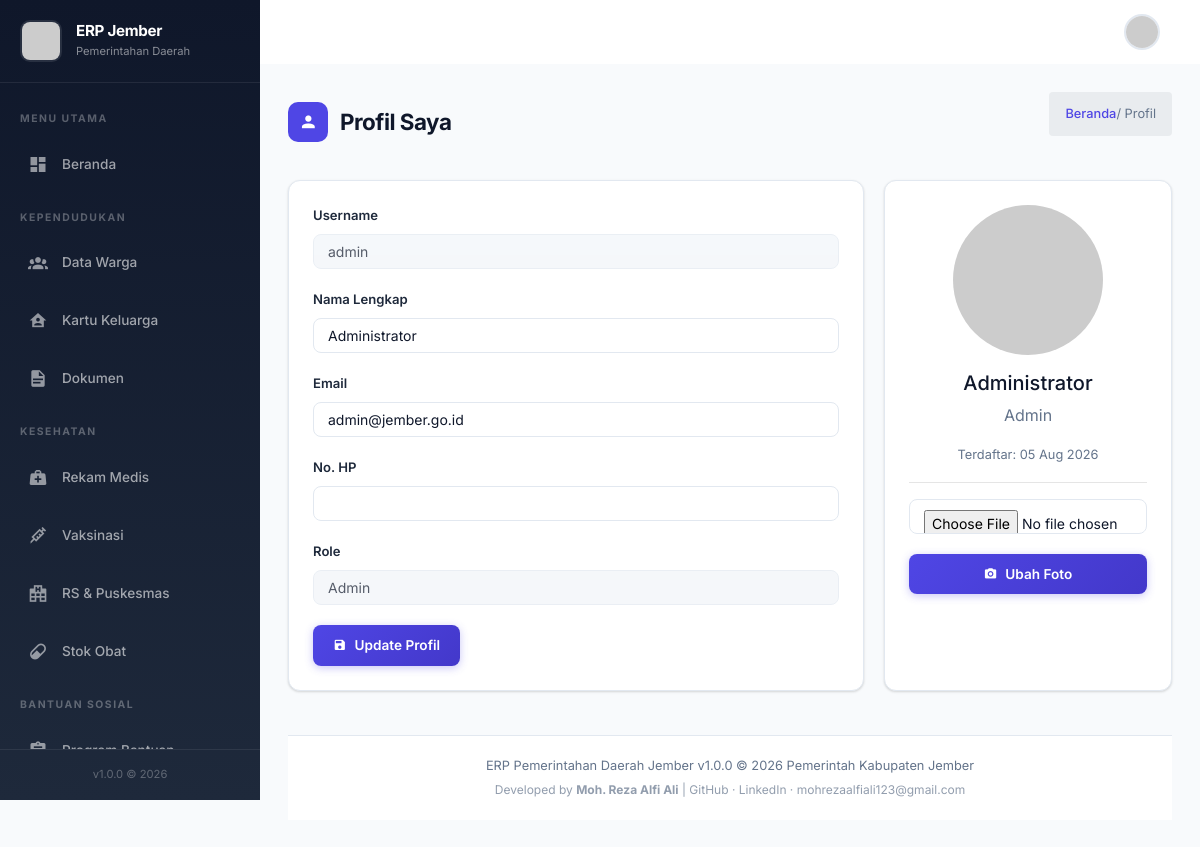
/modul/admin/profile.php (signed in), run on the app's committed database.
### tables this page shows
CREATE TABLE `tbl_users` (
  `id` int(11) NOT NULL,
  `username` varchar(50) NOT NULL,
  `password_hash` varchar(255) NOT NULL,
  `nama_lengkap` varchar(100) NOT NULL,
  `email` varchar(100) DEFAULT NULL,
  `no_hp` varchar(20) DEFAULT NULL,
  `role_id` int(11) DEFAULT 3,
  `foto` varchar(255) DEFAULT 'default.jpg',
  `status` tinyint(4) DEFAULT 1,
  `last_login` datetime DEFAULT NULL,
  `created_at` timestamp NOT NULL DEFAULT current_timestamp(),
  `updated_at` timestamp NOT NULL DEFAULT current_timestamp() ON UPDATE current_timestamp()
);

CREATE TABLE `tbl_roles` (
  `id` int(11) NOT NULL,
  `nama_role` varchar(50) NOT NULL,
  `deskripsi` text DEFAULT NULL,
  `level_akses` int(11) DEFAULT 3,
  `created_at` timestamp NOT NULL DEFAULT current_timestamp()
);

### includes/functions.php (called while the page is built, shortened)
<?php
function sanitize($data) {
    return htmlspecialchars(trim($data), ENT_QUOTES, 'UTF-8');
}
function formatDate($date, $format = 'd-m-Y') {
    return date($format, strtotime($date));
}
function getCurrentUser($dbh) {
    $stmt = $dbh->prepare("SELECT u.*, r.nama_role, r.level_akses FROM tbl_users u JOIN tbl_roles r ON u.role_id = r.id WHERE u.id = :id");
    $stmt->execute([':id' => $_SESSION['user_id']]);
    return $stmt->fetch();
}

### modul/admin/profile.php (the view, shortened to what this page needs)
<?php
require_once '../../includes/auth.php';
?>
<!DOCTYPE html>
<html lang="id">
<?php include '../../includes/head.php'; ?>
<body>
    <?php include '../../includes/header.php'; ?>
    <?php include '../../includes/sidebar.php'; ?>
    <div class="app-main">
        <div class="page-header">
            <h3>
                <span class="icon bg-primary"><i class="mdi mdi-account"></i></span>
                Profil Saya
            </h3>
            <div class="breadcrumb"><a href="../dashboard/index.php">Beranda</a> / Profil</div>
        </div>
        <div style="display:grid; grid-template-columns: 2fr 1fr; gap:20px;">
            <div class="card">
                <div class="card-body">
                    <form method="post">
                        <div class="form-group"><label>Username</label><input type="text" class="form-control" value="<?= sanitize($currentUser->username) ?>" readonly></div>
                        <div class="form-group"><label>Nama Lengkap</label><input type="text" class="form-control" name="nama_lengkap" value="<?= sanitize($currentUser->nama_lengkap) ?>" required></div>
                        <div class="form-group"><label>Email</label><input type="email" class="form-control" name="email" value="<?= sanitize($currentUser->email ?? '') ?>"></div>
                        <div class="form-group"><label>No. HP</label><input type="text" class="form-control" name="no_hp" value="<?= sanitize($currentUser->no_hp ?? '') ?>"></div>
                        <div class="form-group"><label>Role</label><input type="text" class="form-control" value="<?= sanitize($currentUser->nama_role) ?>" readonly></div>
                        <button type="submit" name="submit_profile" class="btn btn-primary"><i class="mdi mdi-content-save"></i> Update Profil</button>
                    </form>
                </div>
            </div>
            <div class="card">
                <div class="card-body text-center">
                    <img src="../../uploads/foto_profil/<?= $currentUser->foto ?>" class="rounded-circle mb-3" width="150" height="150" alt="Foto Profil" style="object-fit:cover;" onerror="this.src='https://ui-avatars.com/api/?name=<?= urlencode($currentUser->nama_lengkap) ?>&background=4f46e5&color=fff&size=150'">
                    <h5><?= sanitize($currentUser->nama_lengkap) ?></h5>
                    <p class="text-muted"><?= sanitize($currentUser->nama_role) ?></p>
                    <p class="small text-muted">Terdaftar: <?= formatDate($currentUser->created_at, 'd M Y') ?></p>
                    <hr>
                    <form method="post" enctype="multipart/form-data">
                        <div class="form-group">
                            <input type="file" class="form-control" name="foto" accept="image/*" required id="inputFoto">
                        </div>
                        <button type="submit" name="submit_foto" class="btn btn-primary btn-block"><i class="mdi mdi-camera"></i> Ubah Foto</button>
                    </form>
                </div>
            </div>
        </div>
        <?php include '../../includes/footer.php'; ?>
    </div>
</body>
</html>

### assets/css/style.css (style rules this page uses)
:root { --primary: #4f46e5; --primary-dark: #4338ca; --primary-light: #818cf8; --primary-50: rgba(79,70,229,0.05); --primary-100: rgba(79,70,229,0.1); --success: #10b981; --success-dark: #059669; --warning: #f59e0b; --warning-dark: #d97706; --danger: #ef4444; --danger-dark: #dc2626; --info: #3b82f6; --info-dark: #2563eb; --dark: #0f172a; --dark-secondary: #1e293b; --gray: #64748b; --gray-light: #94a3b8; --gray-100: #f1f5f9; --gray-200: #e2e8f0; --light: #f8fafc; --white: #ffffff; --sidebar-width: 260px; --sidebar-collapsed: 70px; --header-height: 64px; --shadow-xs: 0 1px 2px rgba(0,0,0,0.05); --shadow: 0 1px 3px rgba(0,0,0,0.1), 0 1px 2px rgba(0,0,0,0.06); --shadow-md: 0 4px 6px -1px rgba(0,0,0,0.1), 0 2px 4px -1px rgba(0,0,0,0.06); --shadow-lg: 0 10px 15px -3px rgba(0,0,0,0.1), 0 4px 6px -2px rgba(0,0,0,0.05); --shadow-xl: 0 20px 25px -5px rgba(0,0,0,0.1), 0 10px 10px -5px rgba(0,0,0,0.04); --radius: 8px; --radius-md: 10px; --radius-lg: 12px; --radius-xl: 16px; --transition: all 0.2s cubic-bezier(0.4, 0, 0.2, 1); --transition-slow: all 0.3s cubic-bezier(0.4, 0, 0.2, 1); }
*, *::before, *::after { box-sizing: border-box; margin: 0; padding: 0; }
html { scroll-behavior: smooth; }
body { font-family: 'Inter', 'Segoe UI', system-ui, -apple-system, sans-serif; background: var(--light); color: var(--dark); line-height: 1.6; overflow-x: hidden; -webkit-font-smoothing: antialiased; -moz-osx-font-smoothing: grayscale; }
a { color: var(--primary); text-decoration: none; transition: var(--transition); }
img { max-width: 100%; height: auto; }
.app-main { margin-left: var(--sidebar-width); margin-top: var(--header-height); min-height: calc(100vh - var(--header-height)); padding: 28px; transition: var(--transition-slow); animation: fadeIn 0.3s ease-out; }
.page-header { margin-bottom: 28px; display: flex; align-items: center; justify-content: space-between; flex-wrap: wrap; gap: 12px; }
.page-header h3 { font-size: 1.4rem; font-weight: 700; margin: 0; display: flex; align-items: center; gap: 12px; letter-spacing: -0.5px; }
.page-header h3 .icon { width: 40px; height: 40px; border-radius: var(--radius-md); display: inline-flex; align-items: center; justify-content: center; color: var(--white); font-size: 1.2rem; flex-shrink: 0; }
.page-header .breadcrumb { font-size: 0.8rem; color: var(--gray); }
.page-header .breadcrumb a { color: var(--primary); font-weight: 500; }
.card { background: var(--white); border-radius: var(--radius-lg); box-shadow: var(--shadow); border: 1px solid var(--gray-200); margin-bottom: 24px; overflow: hidden; transition: var(--transition); }
.card-body { padding: 24px; }
.form-control { border: 1.5px solid var(--gray-200); border-radius: var(--radius); padding: 10px 14px; font-size: 0.875rem; transition: var(--transition); background: var(--white); color: var(--dark); width: 100%; }
.form-control::placeholder { color: var(--gray-light); }
.form-control:disabled, .form-control[readonly] { background: var(--gray-100); opacity: 0.7; }
.form-group { margin-bottom: 20px; }
.form-group label { font-weight: 600; font-size: 0.82rem; margin-bottom: 8px; color: var(--dark-secondary); display: block; }
.btn { display: inline-flex; align-items: center; justify-content: center; gap: 8px; padding: 10px 20px; border-radius: var(--radius); font-size: 0.85rem; font-weight: 600; border: none; cursor: pointer; transition: var(--transition); text-decoration: none; white-space: nowrap; position: relative; overflow: hidden; }
.btn-primary { background: linear-gradient(135deg, var(--primary) 0%, var(--primary-dark) 100%); color: var(--white); box-shadow: 0 2px 8px rgba(79,70,229,0.3); }
.btn-block { width: 100%; }
.text-muted { color: var(--gray) !important; }
.bg-primary { background: var(--primary) !important; }
.mb-3 { margin-bottom: 16px !important; }
.text-center { text-align: center !important; }
.rounded-circle { border-radius: 50% !important; }

### data on the page
tbl_users: username "admin", nama_lengkap "Administrator", email "admin@jember.go.id", role.nama_role "Admin", created_at "05 Aug 2026"

### other printed values
APP_VERSION "1.0.0"
APP_NAME "ERP Pemerintahan Daerah Jember"
